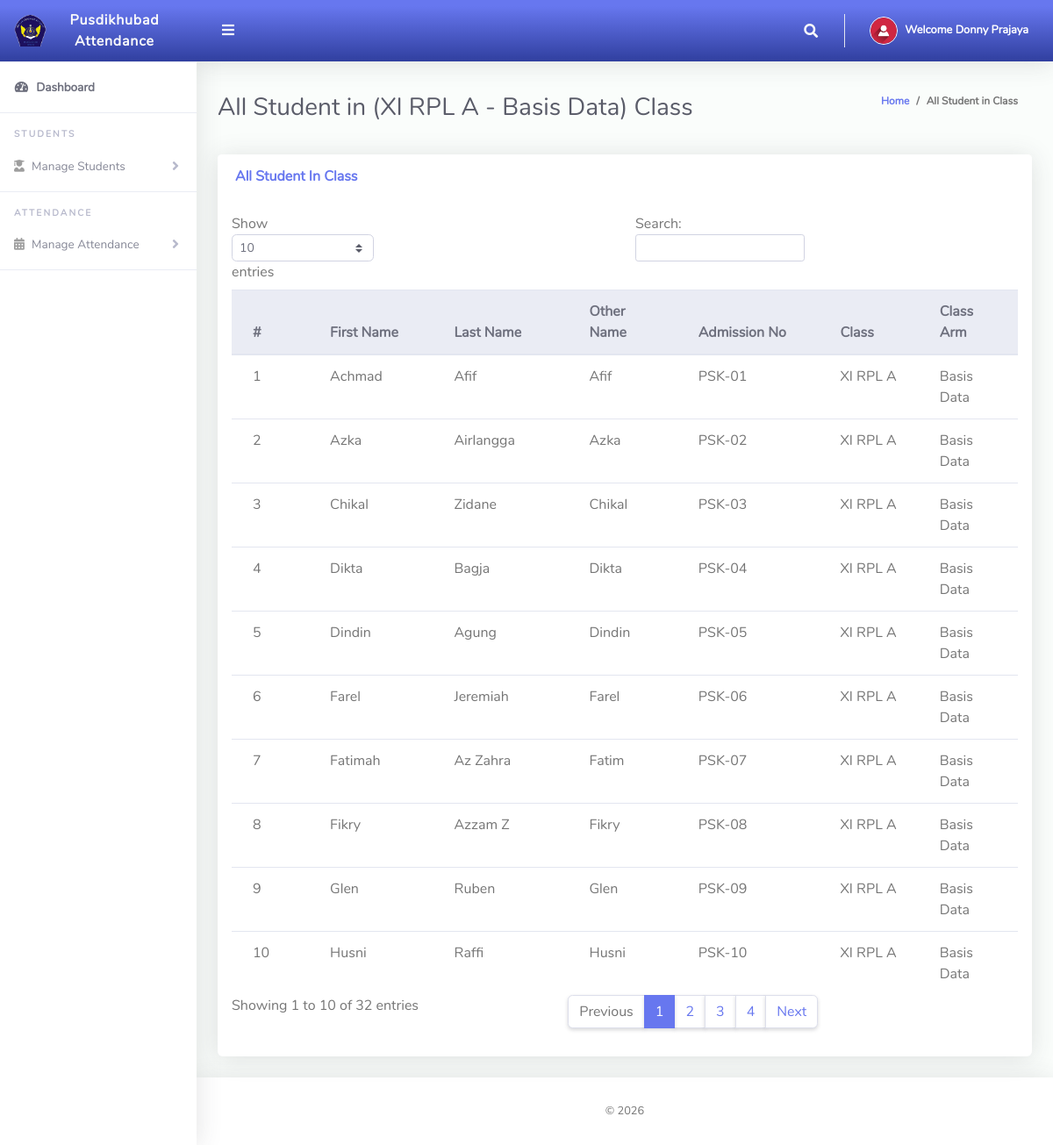
The page /ClassTeacher/viewStudents.php (signed in) on the database its author committed.
### tables this page shows
CREATE TABLE `tblclassteacher` (
  `Id` int(10) NOT NULL,
  `firstName` varchar(255) NOT NULL,
  `lastName` varchar(255) NOT NULL,
  `emailAddress` varchar(255) NOT NULL,
  `password` varchar(255) NOT NULL,
  `phoneNo` varchar(50) NOT NULL,
  `classId` varchar(10) NOT NULL,
  `classArmId` varchar(10) NOT NULL,
  `dateCreated` varchar(50) NOT NULL
);

CREATE TABLE `tblclassarms` (
  `Id` int(10) NOT NULL,
  `classId` varchar(10) NOT NULL,
  `classArmName` varchar(255) NOT NULL,
  `isAssigned` varchar(10) NOT NULL
);

CREATE TABLE `tblclass` (
  `Id` int(10) NOT NULL,
  `className` varchar(255) NOT NULL
);

CREATE TABLE `tblstudents` (
  `Id` int(10) NOT NULL,
  `firstName` varchar(255) NOT NULL,
  `lastName` varchar(255) NOT NULL,
  `otherName` varchar(255) NOT NULL,
  `admissionNumber` varchar(255) NOT NULL,
  `password` varchar(50) NOT NULL,
  `classId` varchar(10) NOT NULL,
  `classArmId` varchar(10) NOT NULL,
  `dateCreated` varchar(50) NOT NULL
);

### ClassTeacher/viewStudents.php (the view, shortened to what this page needs)
<?php
include '../Includes/dbcon.php';
$query = "SELECT tblclass.className,tblclassarms.classArmName
    FROM tblclassteacher
    INNER JOIN tblclass ON tblclass.Id = tblclassteacher.classId
    INNER JOIN tblclassarms ON tblclassarms.Id = tblclassteacher.classArmId
    Where tblclassteacher.Id = '$_SESSION[userId]'";
    $rs = $conn->query($query);
    $rrw = $rs->fetch_assoc();
?>
<!DOCTYPE html>
<html lang="en">
<head>
  <link href="../vendor/fontawesome-free/css/all.min.css" rel="stylesheet" type="text/css">
  <link href="../vendor/bootstrap/css/bootstrap.min.css" rel="stylesheet" type="text/css">
  <link href="css/ruang-admin.min.css" rel="stylesheet">
</head>
<body id="page-top">
  <div id="wrapper">
      <?php include "Includes/sidebar.php";?>
    <div id="content-wrapper" class="d-flex flex-column">
      <div id="content">
       <?php include "Includes/topbar.php";?>
        <div class="container-fluid" id="container-wrapper">
          <div class="d-sm-flex align-items-center justify-content-between mb-4">
            <h1 class="h3 mb-0 text-gray-800">All Student in (<?php echo $rrw['className'].' - '.$rrw['classArmName'];?>) Class</h1>
            <ol class="breadcrumb">
              <li class="breadcrumb-item"><a href="./">Home</a></li>
              <li class="breadcrumb-item active" aria-current="page">All Student in Class</li>
            </ol>
          </div>
          <div class="row">
            <div class="col-lg-12">
                 <div class="row">
              <div class="col-lg-12">
              <div class="card mb-4">
                <div class="card-header py-3 d-flex flex-row align-items-center justify-content-between">
                  <h6 class="m-0 font-weight-bold text-primary">All Student In Class</h6>
                </div>
                <div class="table-responsive p-3">
                  <table class="table align-items-center table-flush table-hover" id="dataTableHover">
                    <thead class="thead-light">
                      <tr>
                        <th>#</th>
                        <th>First Name</th>
                        <th>Last Name</th>
                        <th>Other Name</th>
                        <th>Admission No</th>
                        <th>Class</th>
                        <th>Class Arm</th>
                      </tr>
                    </thead>
                    <tbody>
                  <?php
                      $query = "SELECT tblstudents.Id,tblclass.className,tblclassarms.classArmName,tblclassarms.Id AS classArmId,tblstudents.firstName,
                      tblstudents.lastName,tblstudents.otherName,tblstudents.admissionNumber,tblstudents.dateCreated
                      FROM tblstudents
                      INNER JOIN tblclass ON tblclass.Id = tblstudents.classId
                      INNER JOIN tblclassarms ON tblclassarms.Id = tblstudents.classArmId
                      where tblstudents.classId = '$_SESSION[classId]' and tblstudents.classArmId = '$_SESSION[classArmId]'ORDER BY tblstudents.admissionNumber ASC";
                      $rs = $conn->query($query);
                      $num = $rs->num_rows;
                      $sn=0;
                      if($num > 0)
                      {
                        while ($rows = $rs->fetch_assoc())
                          {
                             $sn = $sn + 1;
                            echo"
                              <tr>
                                <td>".$sn."</td>
                                <td>".$rows['firstName']."</td>
                                <td>".$rows['lastName']."</td>
                                <td>".$rows['otherName']."</td>
                                <td>".$rows['admissionNumber']."</td>
                                <td>".$rows['className']."</td>
                                <td>".$rows['classArmName']."</td>
                              </tr>";
                          }
                      }
                      else
                      {
                           echo
                           "<div class='alert alert-danger' role='alert'>
                            No Record Found!
                            </div>";
                      }
                      ?>
                    </tbody>
                  </table>
                </div>
              </div>
            </div>
            </div>
          </div>
        </div>
      </div>
       <?php include "Includes/footer.php";?>
    </div>
  </div>
</body>
</html>

### ClassTeacher/Includes/topbar.php (shortened to what this page needs)
<?php
  $query = "SELECT * FROM tblclassteacher WHERE Id = ".$_SESSION['userId']."";
  $rs = $conn->query($query);
  $rows = $rs->fetch_assoc();
  $fullName = $rows['firstName']." ".$rows['lastName'];;
?>
<nav class="navbar navbar-expand navbar-light bg-gradient-primary topbar mb-4 static-top">
          <button id="sidebarToggleTop" class="btn btn-link rounded-circle mr-3">
            <i class="fa fa-bars"></i>
          </button>
          <ul class="navbar-nav ml-auto">
            <li class="nav-item dropdown no-arrow">
              <a class="nav-link dropdown-toggle" href="#" id="searchDropdown" role="button" data-toggle="dropdown"
                aria-haspopup="true" aria-expanded="false">
                <i class="fas fa-search fa-fw"></i>
              </a>
            </li>
            <li class="nav-item dropdown no-arrow">
              <a class="nav-link dropdown-toggle" href="#" id="userDropdown" role="button" data-toggle="dropdown"
                aria-haspopup="true" aria-expanded="false">
                <img class="img-profile rounded-circle" src="img/user-icn.png" style="max-width: 60px">
                <span class="ml-2 d-none d-lg-inline text-white small"><b>Welcome <?php echo $fullName;?></b></span>
              </a>
            </li>
          </ul>
        </nav>

### rows shown on the page
tblclassteacher: fullName "Donny Prajaya"
tblclassarms: classId.className "XI RPL A", classArmName "Basis Data"
tblstudents: firstName "Achmad", lastName "Afif", otherName "Afif", admissionNumber "PSK-01", classId.className "XI RPL A", classArmId.classArmName "Basis Data"
tblstudents: firstName "Azka", lastName "Airlangga", otherName "Azka", admissionNumber "PSK-02", classId.className "XI RPL A", classArmId.classArmName "Basis Data"
tblstudents: firstName "Chikal", lastName "Zidane", otherName "Chikal", admissionNumber "PSK-03", classId.className "XI RPL A", classArmId.classArmName "Basis Data"
tblstudents: firstName "Dikta", lastName "Bagja", otherName "Dikta", admissionNumber "PSK-04", classId.className "XI RPL A", classArmId.classArmName "Basis Data"
tblstudents: firstName "Dindin", lastName "Agung", otherName "Dindin", admissionNumber "PSK-05", classId.className "XI RPL A", classArmId.classArmName "Basis Data"
tblstudents: firstName "Farel", lastName "Jeremiah", otherName "Farel", admissionNumber "PSK-06", classId.className "XI RPL A", classArmId.classArmName "Basis Data"
tblstudents: firstName "Fatimah", lastName "Az Zahra", otherName "Fatim", admissionNumber "PSK-07", classId.className "XI RPL A", classArmId.classArmName "Basis Data"
tblstudents: firstName "Fikry", lastName "Azzam Z", otherName "Fikry", admissionNumber "PSK-08", classId.className "XI RPL A", classArmId.classArmName "Basis Data"
tblstudents: firstName "Glen", lastName "Ruben", otherName "Glen", admissionNumber "PSK-09", classId.className "XI RPL A", classArmId.classArmName "Basis Data"
tblstudents: firstName "Husni", lastName "Raffi", otherName "Husni", admissionNumber "PSK-10", classId.className "XI RPL A", classArmId.classArmName "Basis Data"
